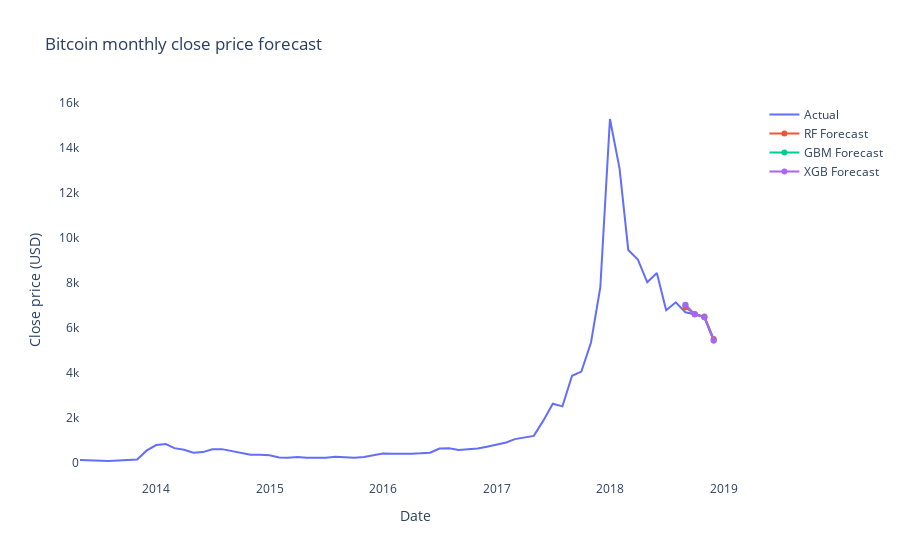

Here is the notebook cell this chart was saved with:
### Code cell
# plot monthly forecast
fig = go.Figure()
fig.add_trace(go.Scatter(x=btc_month.index, y=btc_month.close, name='Actual'))
#fig.add_trace(go.Scatter(x=btc_roll.index, y=btc.close, name='Actual'))
fig.add_trace(go.Scatter(x=month_pred_df.index, y=month_pred_df.rf_pred, name='RF Forecast'))
fig.add_trace(go.Scatter(x=month_pred_df.index, y=month_pred_df.gbm_pred, name='GBM Forecast'))
fig.add_trace(go.Scatter(x=month_pred_df.index, y=month_pred_df.xgb_pred, name='XGB Forecast'))
fig.update_layout(title='Bitcoin monthly close price forecast',
                      xaxis_title='Date',
                      yaxis_title='Close price (USD)',
                      paper_bgcolor='rgba(0,0,0,0)',
                      plot_bgcolor='rgba(0,0,0,0)'
                    )
